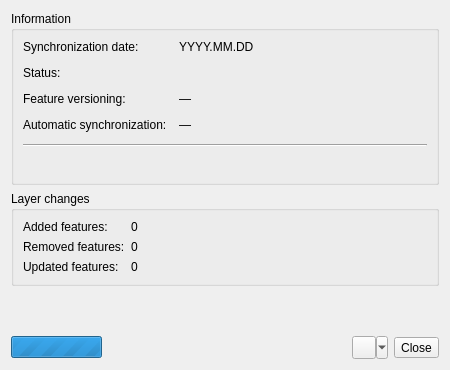
<?xml version="1.0" encoding="UTF-8"?>
<ui version="4.0">
 <class>DetachedLayerStatusDialogBase</class>
 <widget class="QDialog" name="DetachedLayerStatusDialogBase">
  <property name="geometry">
   <rect>
    <x>0</x>
    <y>0</y>
    <width>450</width>
    <height>370</height>
   </rect>
  </property>
  <property name="windowTitle">
   <string>Layer status</string>
  </property>
  <layout class="QVBoxLayout" name="verticalLayout_2">
   <item>
    <widget class="QGroupBox" name="groupBox_3">
     <property name="title">
      <string>Information</string>
     </property>
     <layout class="QVBoxLayout" name="verticalLayout">
      <property name="spacing">
       <number>12</number>
      </property>
      <item>
       <layout class="QFormLayout" name="formLayout_2">
        <item row="0" column="0">
         <widget class="QLabel" name="label_2">
          <property name="text">
           <string>Synchronization date:</string>
          </property>
         </widget>
        </item>
        <item row="0" column="1">
         <widget class="QLabel" name="latestUpdateLabel">
          <property name="text">
           <string>YYYY.MM.DD</string>
          </property>
         </widget>
        </item>
        <item row="1" column="1">
         <widget class="QLabel" name="stateLabel">
          <property name="text">
           <string/>
          </property>
         </widget>
        </item>
        <item row="1" column="0">
         <widget class="QLabel" name="label_4">
          <property name="text">
           <string>Status:</string>
          </property>
         </widget>
        </item>
        <item row="2" column="0">
         <widget class="QLabel" name="versioningLabel">
          <property name="text">
           <string>Feature versioning:</string>
          </property>
         </widget>
        </item>
        <item row="2" column="1">
         <widget class="QLabel" name="versioningStateLabel">
          <property name="text">
           <string>—</string>
          </property>
         </widget>
        </item>
        <item row="3" column="0">
         <widget class="QLabel" name="automaticSynchronizationLabel">
          <property name="text">
           <string>Automatic synchronization:</string>
          </property>
         </widget>
        </item>
        <item row="3" column="1">
         <widget class="QLabel" name="automaticSynchronizationStateLabel">
          <property name="text">
           <string>—</string>
          </property>
         </widget>
        </item>
       </layout>
      </item>
      <item>
       <widget class="Line" name="line">
        <property name="orientation">
         <enum>Qt::Horizontal</enum>
        </property>
       </widget>
      </item>
      <item>
       <widget class="QLabel" name="errorLabel">
        <property name="text">
         <string/>
        </property>
        <property name="wordWrap">
         <bool>true</bool>
        </property>
       </widget>
      </item>
     </layout>
    </widget>
   </item>
   <item>
    <widget class="QGroupBox" name="changesGroupBox">
     <property name="title">
      <string>Layer changes</string>
     </property>
     <layout class="QVBoxLayout" name="verticalLayout_3">
      <item>
       <layout class="QFormLayout" name="formLayout">
        <item row="0" column="0">
         <widget class="QLabel" name="label">
          <property name="text">
           <string>Added features:</string>
          </property>
         </widget>
        </item>
        <item row="0" column="1">
         <widget class="QLabel" name="addedFeaturesLabel">
          <property name="text">
           <string>0</string>
          </property>
         </widget>
        </item>
        <item row="1" column="0">
         <widget class="QLabel" name="label_3">
          <property name="text">
           <string>Removed features:</string>
          </property>
         </widget>
        </item>
        <item row="1" column="1">
         <widget class="QLabel" name="removedFeaturesLabel">
          <property name="text">
           <string>0</string>
          </property>
         </widget>
        </item>
        <item row="2" column="0">
         <widget class="QLabel" name="label_5">
          <property name="text">
           <string>Updated features:</string>
          </property>
         </widget>
        </item>
        <item row="2" column="1">
         <widget class="QLabel" name="updatedFeaturesLabel">
          <property name="text">
           <string>0</string>
          </property>
         </widget>
        </item>
       </layout>
      </item>
     </layout>
    </widget>
   </item>
   <item>
    <spacer name="verticalSpacer">
     <property name="orientation">
      <enum>Qt::Vertical</enum>
     </property>
     <property name="sizeType">
      <enum>QSizePolicy::Expanding</enum>
     </property>
     <property name="sizeHint" stdset="0">
      <size>
       <width>20</width>
       <height>40</height>
      </size>
     </property>
    </spacer>
   </item>
   <item>
    <layout class="QHBoxLayout" name="horizontalLayout">
     <item>
      <widget class="QProgressBar" name="progressBar">
       <property name="sizePolicy">
        <sizepolicy hsizetype="Preferred" vsizetype="Fixed">
         <horstretch>0</horstretch>
         <verstretch>0</verstretch>
        </sizepolicy>
       </property>
       <property name="minimum">
        <number>0</number>
       </property>
       <property name="maximum">
        <number>0</number>
       </property>
       <property name="value">
        <number>-1</number>
       </property>
      </widget>
     </item>
     <item>
      <spacer name="horizontalSpacer">
       <property name="orientation">
        <enum>Qt::Horizontal</enum>
       </property>
       <property name="sizeHint" stdset="0">
        <size>
         <width>40</width>
         <height>20</height>
        </size>
       </property>
      </spacer>
     </item>
     <item>
      <widget class="QLabel" name="warningLabel">
       <property name="text">
        <string/>
       </property>
      </widget>
     </item>
     <item>
      <widget class="QToolButton" name="syncButton">
       <property name="text">
        <string/>
       </property>
       <property name="popupMode">
        <enum>QToolButton::MenuButtonPopup</enum>
       </property>
       <property name="toolButtonStyle">
        <enum>Qt::ToolButtonTextBesideIcon</enum>
       </property>
      </widget>
     </item>
     <item>
      <widget class="QToolButton" name="closeButton">
       <property name="text">
        <string>Close</string>
       </property>
       <property name="toolButtonStyle">
        <enum>Qt::ToolButtonTextBesideIcon</enum>
       </property>
      </widget>
     </item>
    </layout>
   </item>
  </layout>
 </widget>
 <resources/>
 <connections/>
</ui>
